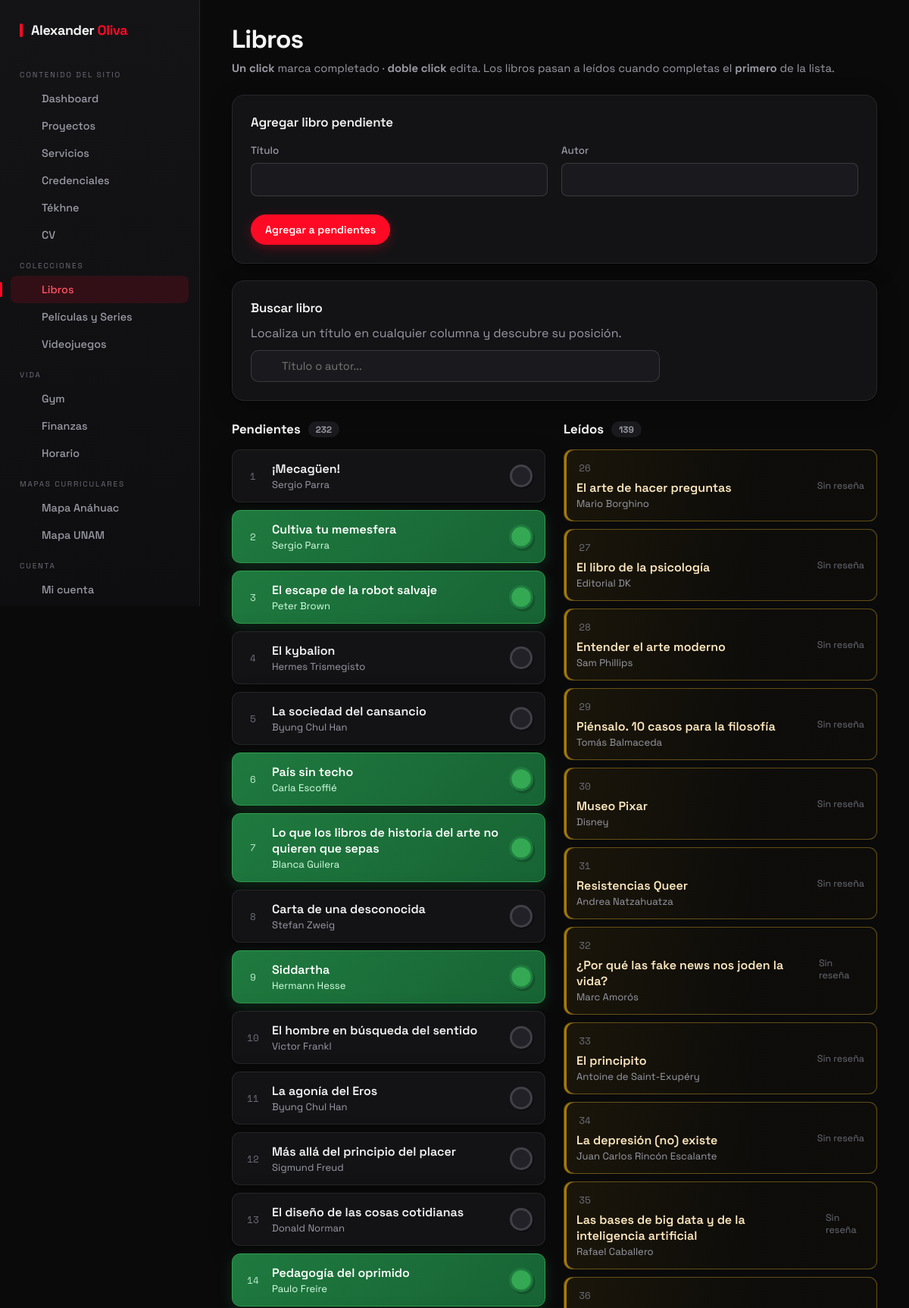
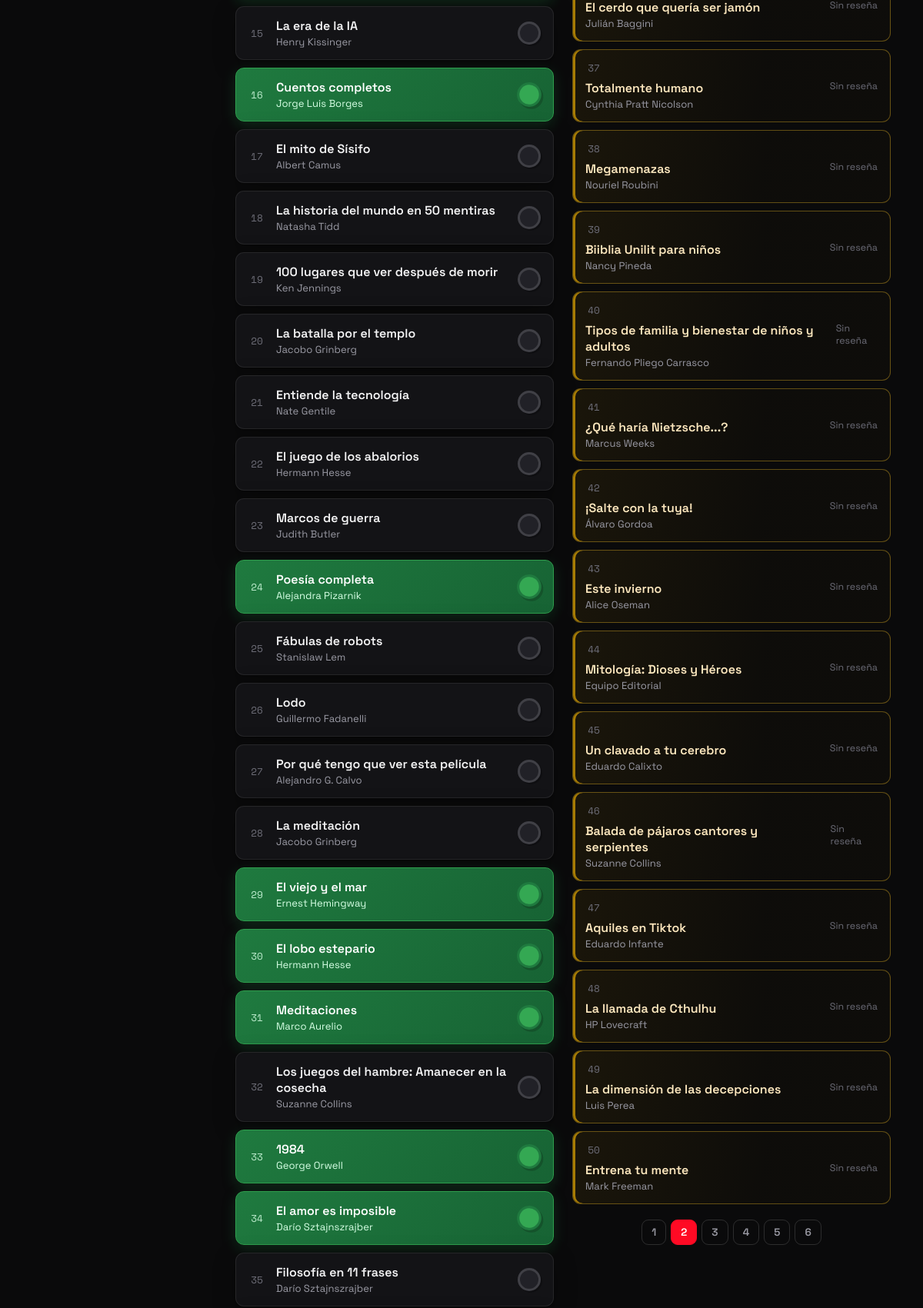
The page /admin/libros?pag=2 (signed in, upper part) on the database its author committed (2 pictures, top to bottom).
### tables this page shows
CREATE TABLE libros (
    id          INT AUTO_INCREMENT PRIMARY KEY,
    titulo      VARCHAR(160) NOT NULL,
    autor       VARCHAR(120) NOT NULL,
    estado      ENUM('pendiente','leido') NOT NULL DEFAULT 'pendiente',
    completado  TINYINT(1)   NOT NULL DEFAULT 0,
    posicion    INT          NOT NULL DEFAULT 0,
    estrellas   DECIMAL(2,1) NULL,
    comentario  TEXT         NULL,
    fecha_leido DATE         NULL,
    creado      TIMESTAMP    DEFAULT CURRENT_TIMESTAMP
);

### controllers/LibrosController.php (called while the page is built, shortened)
<?php
class LibrosController
{
    public static function index(Router $router)
    {
        $leidosTodos = Libro::leidos();
        $totalLeidos = count($leidosTodos);
        $totalPag    = max(1, (int) ceil($totalLeidos / self::POR_PAGINA));
        $pag         = max(1, min($totalPag, (int) ($_GET['pag'] ?? 1)));
        $leidos      = array_slice($leidosTodos, ($pag - 1) * self::POR_PAGINA, self::POR_PAGINA);
        $router->render('libros/index', [
            'titulo'      => 'Libros',
            'modulo'      => 'libros',
            'pendientes'  => Libro::pendientes(),
            'leidos'      => $leidos,
            'totalLeidos' => $totalLeidos,
            'pag'         => $pag,
            'totalPag'    => $totalPag,
            'inicioLeido' => ($pag - 1) * self::POR_PAGINA,
        ], 'admin-layout');
    }
}

### public/index.php (called while the page is built, shortened)
<?php
$router = new Router();
$router->get('/', [PortfolioController::class, 'index']);
$router->get('/proyecto', [PortfolioController::class, 'proyecto']);
$router->get('/tekhne', [PortfolioController::class, 'blog']);
$router->get('/tekhne/entrada', [PortfolioController::class, 'articulo']);
$router->get('/login',  [AuthController::class, 'login']);
$router->post('/login', [AuthController::class, 'login']);
$router->post('/logout', [AuthController::class, 'logout']);
$router->get('/admin', [AdminController::class, 'dashboard']);
$router->get('/admin/buscar', [AdminController::class, 'buscar']);
$router->get('/admin/cuenta', [AdminController::class, 'cuenta']);
$router->post('/admin/cuenta/guardar', [AdminController::class, 'cuentaGuardar']);
$router->get('/admin/proyectos',          [AdminController::class, 'proyectos']);
$router->post('/admin/proyectos/guardar', [AdminController::class, 'proyectoGuardar']);
$router->post('/admin/proyectos/eliminar',[AdminController::class, 'proyectoEliminar']);
$router->post('/admin/proyectos/orden',   [AdminController::class, 'proyectosOrden']);
$router->post('/admin/proyectos/imagen/subir',    [AdminController::class, 'proyectoImagenSubir']);
$router->post('/admin/proyectos/imagen/eliminar', [AdminController::class, 'proyectoImagenEliminar']);
$router->post('/admin/proyectos/imagen/orden',    [AdminController::class, 'proyectoImagenOrden']);
$router->get('/admin/servicios',          [AdminController::class, 'servicios']);
$router->post('/admin/servicios/guardar', [AdminController::class, 'servicioGuardar']);
$router->post('/admin/servicios/eliminar',[AdminController::class, 'servicioEliminar']);
$router->post('/admin/servicios/orden',   [AdminController::class, 'serviciosOrden']);
$router->get('/admin/credenciales',          [AdminController::class, 'credenciales']);
$router->post('/admin/credenciales/guardar', [AdminController::class, 'credencialGuardar']);
$router->post('/admin/credenciales/eliminar',[AdminController::class, 'credencialEliminar']);
$router->post('/admin/credenciales/orden',   [AdminController::class, 'credencialesOrden']);
$router->post('/admin/credenciales/orden-alfa',  [AdminController::class, 'credencialesOrdenAlfa']);
$router->post('/admin/credenciales/orden-crono', [AdminController::class, 'credencialesOrdenCrono']);
$router->get('/admin/blog',          [AdminController::class, 'blog']);
$router->post('/admin/blog/guardar', [AdminController::class, 'blogGuardar']);
$router->post('/admin/blog/eliminar',[AdminController::class, 'blogEliminar']);
$router->post('/admin/blog/orden',   [AdminController::class, 'blogOrden']);
$router->post('/admin/blog/subir-imagen', [AdminController::class, 'blogSubirImagen']);
$router->get('/admin/cv',       [AdminController::class, 'cv']);
$router->post('/admin/cv/subir',[AdminController::class, 'cvSubir']);
$router->get('/admin/libros',           [LibrosController::class, 'index']);
$router->get('/admin/libros/buscar',    [LibrosController::class, 'buscar']);
$router->post('/admin/libros/crear',    [LibrosController::class, 'crear']);
$router->post('/admin/libros/editar',   [LibrosController::class, 'editar']);
$router->post('/admin/libros/estado',   [LibrosController::class, 'estado']);
$router->post('/admin/libros/resenar',  [LibrosController::class, 'resenar']);
$router->post('/admin/libros/eliminar', [LibrosController::class, 'eliminar']);
$router->get('/admin/peliculas',           [AdminController::class, 'peliculas']);
$router->get('/admin/peliculas/watchlist', [AdminController::class, 'peliculasWatchlist']);
$router->get('/admin/peliculas/gestionar', [AdminController::class, 'peliculasGestionar']);
$router->post('/admin/peliculas/guardar',  [AdminController::class, 'peliculaGuardar']);
$router->post('/admin/peliculas/eliminar',[AdminController::class, 'peliculaEliminar']);
$router->get('/admin/videojuegos',          [VideojuegoController::class, 'index']);
$router->post('/admin/videojuegos/guardar', [VideojuegoController::class, 'guardar']);
$router->post('/admin/videojuegos/eliminar',[VideojuegoController::class, 'eliminar']);
$router->post('/admin/videojuegos/orden',   [VideojuegoController::class, 'orden']);
$router->get('/admin/gym',        [GymController::class, 'index']);
$router->post('/admin/gym/toggle',[GymController::class, 'toggle']);
$router->get('/admin/finanzas',          [FinanzasController::class, 'index']);
$router->post('/admin/finanzas/guardar', [FinanzasController::class, 'guardar']);
$router->post('/admin/finanzas/actualizar',[FinanzasController::class, 'actualizar']);
$router->post('/admin/finanzas/eliminar',[FinanzasController::class, 'eliminar']);
$router->get('/admin/horario',                  [HorarioController::class, 'index']);
$router->post('/admin/horario/materia/guardar', [HorarioController::class, 'guardarMateria']);
$router->post('/admin/horario/materia/eliminar',[HorarioController::class, 'eliminarMateria']);
$router->post('/admin/horario/bloque/guardar',  [HorarioController::class, 'guardarBloque']);
$router->post('/admin/horario/bloque/eliminar', [HorarioController::class, 'eliminarBloque']);
$router->post('/admin/horario/criterios/guardar', [HorarioController::class, 'guardarCriterios']);
$router->get('/admin/anahuac', [CurriculumController::class, 'anahuac']);
$router->get('/admin/unam',    [CurriculumController::class, 'unam']);
$router->post('/admin/curriculum/estado', [CurriculumController::class, 'estado']);
$router->comprobarRutas();

### models/ActiveRecord.php (called while the page is built, shortened)
<?php
class ActiveRecord {
    protected static $db;
    public static function setDB($database) {
        self::$db = $database;
    }
    public static function consultarSQL($query) {
        $resultado = self::$db->query($query);
        $array = [];
        while($registro = $resultado->fetch_assoc()) {
            $array[] = static::crearObjeto($registro);
        }
        return $array;
    }
    protected static function crearObjeto($registro) {
        $objeto = new static;
        foreach($registro as $key => $value ) {
            if(property_exists( $objeto, $key  )) {
                $objeto->$key = $value;
            }
        }
        return $objeto;
    }
}

### models/Libro.php (called while the page is built, shortened)
<?php
class Libro extends ActiveRecord {
    protected static $tabla = 'libros';
    public function __construct($args = []) {
        $this->estrellas   = $args['estrellas']   ?? null;
    }
    public static function pendientes() {
        return self::consultarSQL("SELECT * FROM " . static::$tabla . " WHERE estado = 'pendiente' ORDER BY posicion ASC, id ASC");
    }
    public static function leidos() {
        return self::consultarSQL("SELECT * FROM " . static::$tabla . " WHERE estado = 'leido' ORDER BY fecha_leido DESC, posicion ASC, id ASC");
    }
}

### views/libros/index.php (the view, shortened to what this page needs)
<div class="admin-head">
    <div>
        <h1>Libros</h1>
        <p><strong>Un click</strong> marca completado · <strong>doble click</strong> edita. Los libros pasan a leídos cuando completas el <strong>primero</strong> de la lista.</p>
    </div>
</div>
<div class="card">
    <h2>Agregar libro pendiente</h2>
    <form method="POST" action="/admin/libros/crear">
        <div class="form-grid">
            <label class="campo"><span>Título</span><input type="text" name="titulo" required></label>
            <label class="campo"><span>Autor</span><input type="text" name="autor"></label>
        </div>
        <div class="form-actions"><button class="btn btn--primary">Agregar a pendientes</button></div>
    </form>
</div>
<div class="card">
    <h2>Buscar libro</h2>
    <p class="mini-s" style="color:var(--muted);margin:-6px 0 12px">Localiza un título en cualquier columna y descubre su posición.</p>
    <div class="libro-buscar">
        <div class="libro-buscar-field">
            <span class="libro-buscar-ic"><?php echo icono('buscar'); ?></span>
            <input type="search" id="libro-q" placeholder="Título o autor..." autocomplete="off">
        </div>
    </div>
</div>
<div class="libros-cols">
    <section class="libros-col">
        <h2>Pendientes <span class="conteo"><?php echo count($pendientes); ?></span></h2>
        <ul class="libro-lista" id="lista-pendientes">
            <?php foreach ($pendientes as $idx => $l) : ?>
                <li class="libro libro-item is-editable<?php echo $l->completado ? ' is-completado' : ''; ?>" id="libro-<?php echo $l->id; ?>" data-id="<?php echo $l->id; ?>">
                    <span class="pos"><?php echo $idx + 1; ?></span>
                    <div class="libro-info">
                        <div class="libro-titulo"><?php echo s($l->titulo); ?></div>
                        <div class="libro-autor"><?php echo s($l->autor); ?></div>
                    </div>
                    <span class="check"><?php echo icono('ok'); ?></span>
                </li>
            <?php endforeach; ?>
        </ul>
    </section>
    <section class="libros-col" id="col-leidos">
        <h2>Leídos <span class="conteo"><?php echo $totalLeidos; ?></span></h2>
        <ul class="libro-lista" id="lista-leidos">
            <?php foreach ($leidos as $idx => $l) : $tiene = $l->estrellas !== null && (float)$l->estrellas > 0; ?>
                <li class="libro libro-item leido is-editable" id="libro-<?php echo $l->id; ?>" data-id="<?php echo $l->id; ?>">
                    <span class="pos"><?php echo $inicioLeido + $idx + 1; ?></span>
                    <div class="libro-info" style="flex:1;min-width:0">
                        <div class="leido-head" style="display:flex;justify-content:space-between;gap:12px;align-items:flex-start">
                            <div style="min-width:0">
                                <div class="libro-titulo"><?php echo s($l->titulo); ?></div>
                                <div class="libro-autor"><?php echo s($l->autor); ?></div>
                            </div>
                            <?php if ($tiene) : ?>
                                <span class="leido-stars-static"><?php
                                    echo estrellasHtml((float)$l->estrellas);
                                    echo '<span class="leido-stars-num">' . number_format((float)$l->estrellas, 1) . '</span>';
                                ?></span>
                            <?php else : ?><span class="sin-resena" style="font-size:.78rem;color:var(--muted-2)">Sin reseña</span><?php endif; ?>
                        </div>
                    </div>
                </li>
            <?php endforeach; ?>
        </ul>
        <?php if ($totalPag > 1) : ?>
            <div class="paginacion">
                <?php for ($i = 1; $i <= $totalPag; $i++) : ?>
                    <?php if ($i === $pag) : ?><span class="actual"><?php echo $i; ?></span>
                    <?php else : ?><a href="/admin/libros?pag=<?php echo $i; ?>#col-leidos"><?php echo $i; ?></a><?php endif; ?>
                <?php endfor; ?>
            </div>
        <?php endif; ?>
    </section>
</div>

### includes/funciones.php (shortened to what this page needs)
<?php
function s($html = '') : string {
    return htmlspecialchars($html ?? '');
}
function icono(string $n) : string {
    $inner = $p[$n] ?? '';
    return '<svg class="ico" viewBox="0 0 24 24" fill="none" stroke="currentColor" stroke-width="1.9" stroke-linecap="round" stroke-linejoin="round">' . $inner . '</svg>';
}

### rows shown on the page
libros: titulo "¡Mecagüen!", autor "Sergio Parra"
libros: titulo "Cultiva tu memesfera", autor "Sergio Parra"
libros: titulo "El escape de la robot salvaje", autor "Peter Brown"
libros: titulo "El kybalion", autor "Hermes Trismegisto"
libros: titulo "La sociedad del cansancio", autor "Byung Chul Han"
libros: titulo "País sin techo", autor "Carla Escoffié"
libros: titulo "Lo que los libros de historia del arte no quieren que sepas", autor "Blanca Guilera"
libros: titulo "Carta de una desconocida", autor "Stefan Zweig"
libros: titulo "Siddartha", autor "Hermann Hesse"
libros: titulo "El hombre en búsqueda del sentido", autor "Victor Frankl"
libros: titulo "La agonía del Eros", autor "Byung Chul Han"
libros: titulo "Más allá del principio del placer", autor "Sigmund Freud"
libros: titulo "El diseño de las cosas cotidianas", autor "Donald Norman"
libros: titulo "Pedagogía del oprimido", autor "Paulo Freire"
libros: titulo "La era de la IA", autor "Henry Kissinger"
libros: titulo "Cuentos completos", autor "Jorge Luis Borges"
libros: titulo "El mito de Sísifo", autor "Albert Camus"
libros: titulo "La historia del mundo en 50 mentiras", autor "Natasha Tidd"
libros: titulo "100 lugares que ver después de morir", autor "Ken Jennings"
libros: titulo "La batalla por el templo", autor "Jacobo Grinberg"
libros: titulo "Entiende la tecnología", autor "Nate Gentile"
libros: titulo "El juego de los abalorios", autor "Hermann Hesse"
libros: titulo "Marcos de guerra", autor "Judith Butler"
libros: titulo "Poesía completa", autor "Alejandra Pizarnik"
libros: titulo "Fábulas de robots", autor "Stanislaw Lem"
libros: titulo "Lodo", autor "Guillermo Fadanelli"
libros: titulo "Por qué tengo que ver esta película", autor "Alejandro G. Calvo"
libros: titulo "La meditación", autor "Jacobo Grinberg"
libros: titulo "El viejo y el mar", autor "Ernest Hemingway"
libros: titulo "El lobo estepario", autor "Hermann Hesse"
libros: titulo "Meditaciones", autor "Marco Aurelio"
libros: titulo "Los juegos del hambre: Amanecer en la cosecha", autor "Suzanne Collins"
libros: titulo "1984", autor "George Orwell"
libros: titulo "El amor es imposible", autor "Darío Sztajnszrajber"
libros: titulo "Filosofía en 11 frases", autor "Darío Sztajnszrajber"

### other values the page prints
$item['seccion'] "CONTENIDO DEL SITIO"
$item['label'] "Dashboard"
$item['label'] "Proyectos"
$item['label'] "Servicios"
$item['label'] "Credenciales"
$item['label'] "Tékhne"
$item['label'] "CV"
$item['seccion'] "COLECCIONES"
$item['label'] "Libros"
$item['label'] "Películas y Series"
$item['label'] "Videojuegos"
$item['seccion'] "VIDA"
$item['label'] "Gym"
$item['label'] "Finanzas"
$item['label'] "Horario"
